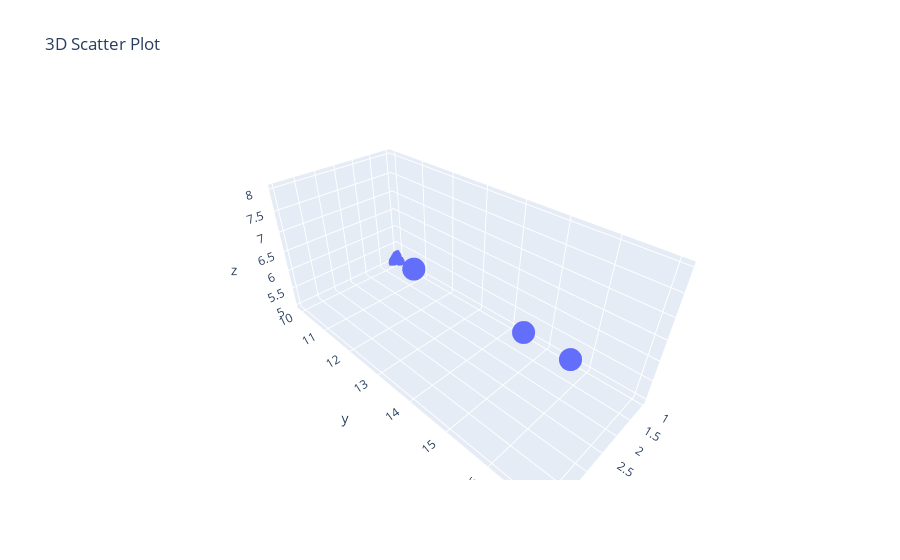

Notebook code cell kept with this figure:
### Code cell
# Question 13: Create a 3D scatter plot using Plotly.

# Code:

import plotly.express as px
import pandas as pd

df = pd.DataFrame({
    'x': [1, 2, 3, 4],
    'y': [10, 15, 13, 17],
    'z': [5, 6, 7, 8]
})

fig = px.scatter_3d(df, x='x', y='y', z='z', title='3D Scatter Plot')
fig.show()

### Figure 1 — Plotly figure (JSON) as saved in the notebook; plotly's stock layout.template omitted (floating-point values rounded to 4 significant figures)
{"data": [{"hovertemplate": "x=%{x}<br>y=%{y}<br>z=%{z}<extra></extra>", "legendgroup": "", "marker": {"color": "#636efa", "symbol": "circle"}, "mode": "markers", "name": "", "scene": "scene", "showlegend": false, "type": "scatter3d", "x": [1, 2, 3, 4], "y": [10, 15, 13, 17], "z": [5, 6, 7, 8]}], "layout": {"legend": {"tracegroupgap": 0}, "scene": {"domain": {"x": [0, 1], "y": [0, 1]}, "xaxis": {"title": {"text": "x"}}, "yaxis": {"title": {"text": "y"}}, "zaxis": {"title": {"text": "z"}}}, "title": {"text": "3D Scatter Plot"}}}
